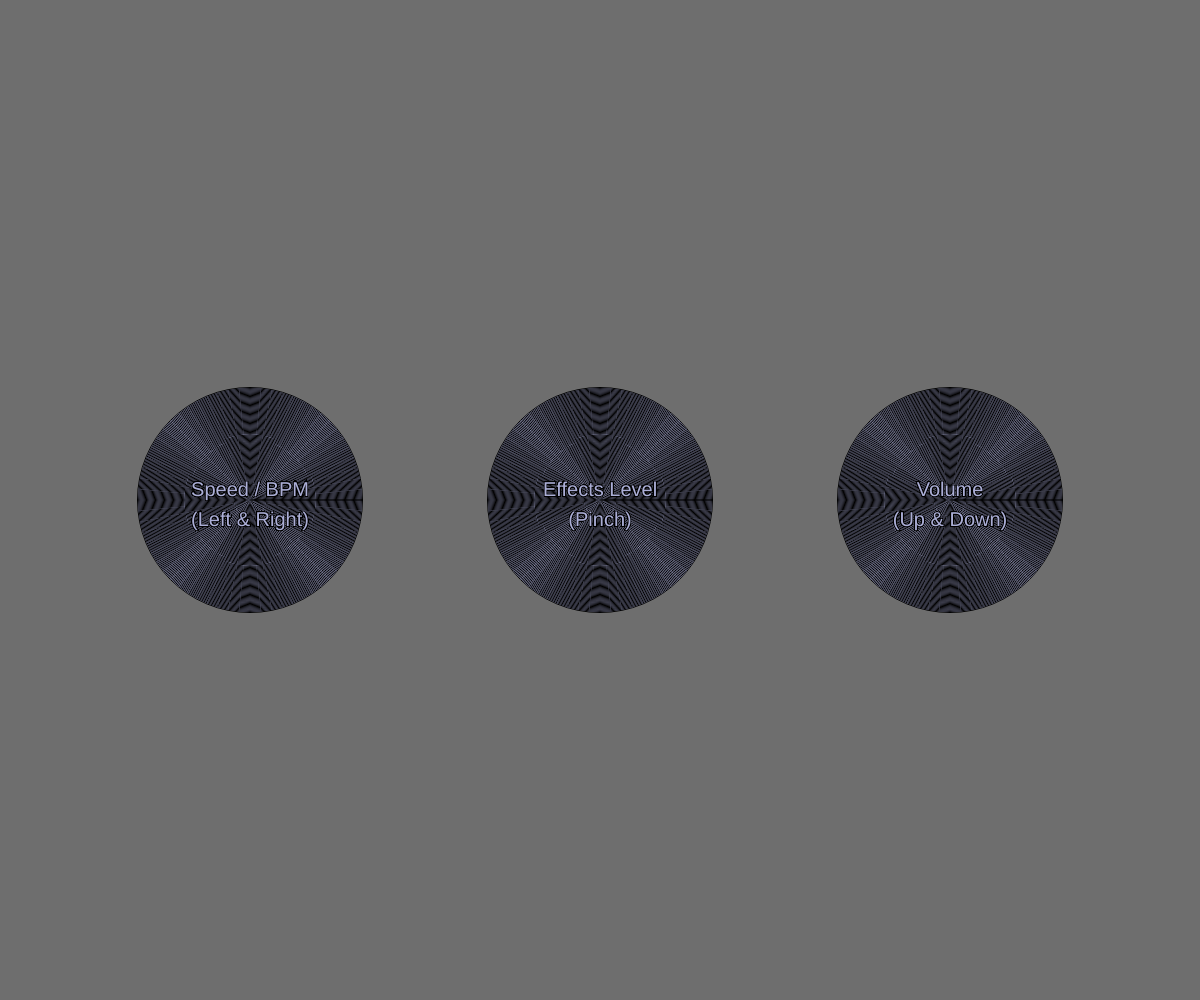
Frame 1 (no input)
Frame 60 (no input): identical to frame 1, image omitted
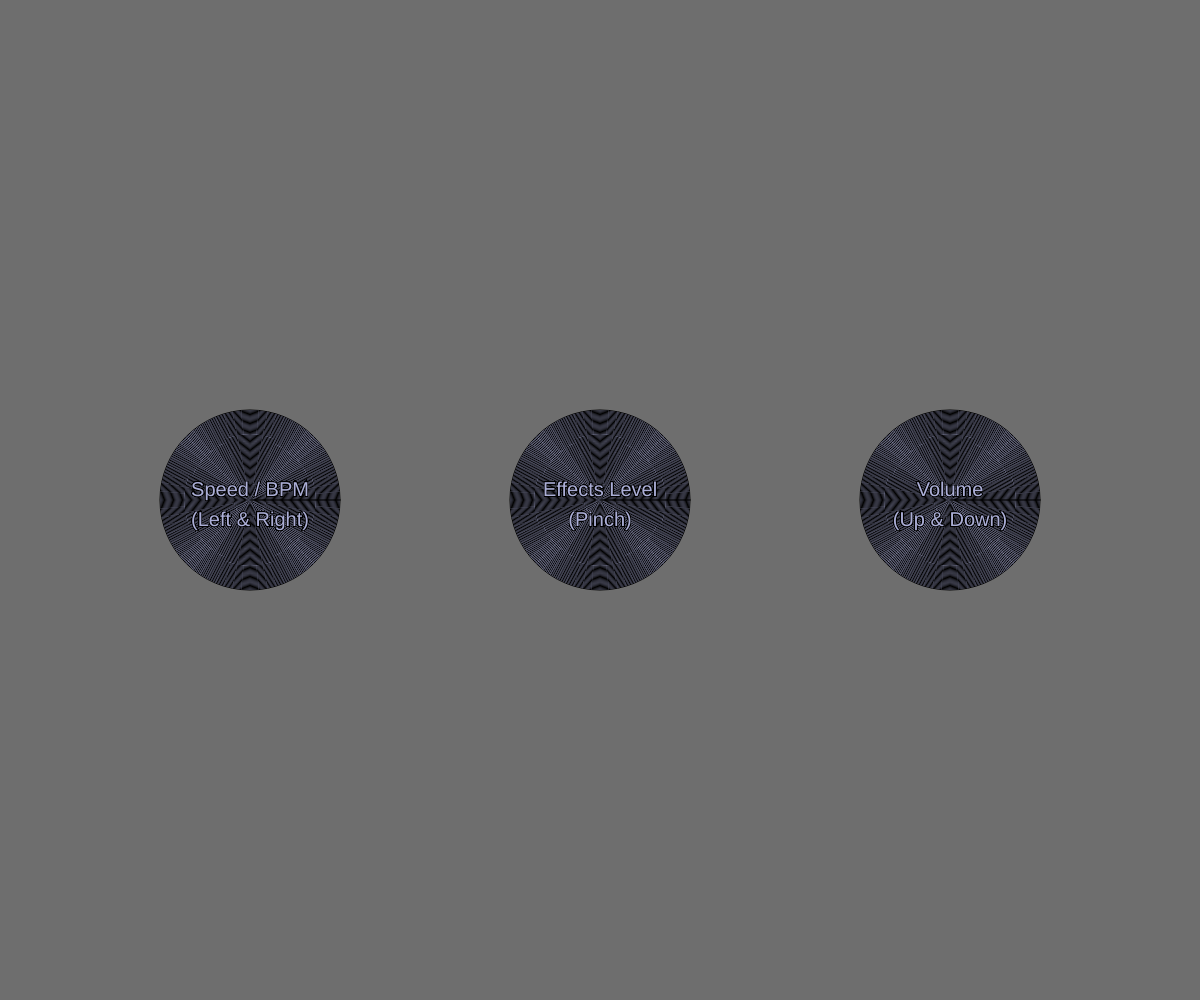
Frame 120 (the mouse pressed at the canvas centre since frame 60)

The p5.js sketch that drew these frames (run headless with seeded random() and noise() and a simulated clock; from frame 60 on, the mouse is pressed at the canvas centre):

// p5.js sketch
// ── sketch.js
function setup() {
  createCanvas(windowWidth, windowHeight);
  noStroke();
  textAlign(CENTER, CENTER); // centers text in the circles

  // decided not to use the slider, didn't know I couldn't customize it
  // slider = createSlider(0, 255, 125); // last value is starting point
  // slider.position(width/6, height/8);
  // slider.size(250); // slider doesn't work in "Draw," not sure why. Got this slider code from the p5js page
  // slider code/tutorial (tweaked it) https://p5js.org/reference/p5/createSlider/#:~:text=Reference%20createSlider()-,createSlider(),background(g);
}

function draw() {
  background(110);

  // Below is code for the "Effects Level" circle

  // Max size for circle when pinched/ waved up and down or back and forth (depending on gesture)
  let radiusContainer = map(mouseY, 0, height, 200, 120); // the issue with these next lines of code is that I made it difficult to assign
  radiusContainer = constrain(radiusContainer / 2, 50, 160); // other gestures (along the x axis, using "pinch"). I made these algorithms first to tie
  // in the other elements and didn't realize how difficult it would be to apply the gestures to the other
  // circles. This is why all 3 change only from "up and down." I tried figuring this out for hours
  //and just continually messed up the code and made it worse. I'd like to fix this in the future
  // in order to have a complete working project.
  // I was also not able to integrate this code with the handpose/ web midi version of the code due to
  //some of these issues. That is why it is controlled by the mouse for now.

  // Draw middle circle
  for (let rc = radiusContainer; rc > 0; rc--) {
    stroke(0); // somehow adding stroke (0); changed the purple to this weird black design but I actually like it better! It fits my love of Op Art in a way!
    fill(171, 174, 214);
    ellipse(width / 2, height / 2, rc * 2.25, rc * 2.25);

    // text for middle circle
    textSize(20);
    text("Effects Level", width / 2, height / 2 - 10);
    text("(Pinch)", width / 2, height / 2 + 20);

    ////////////////////// Other two circles below (left and right)
    push();
    translate(width / 2, height / 2); // to make other two circles in relation to the middle one
    fill(171, 174, 214);
    ellipse(350, 0, rc * 2.25, rc * 2.25); // right circle (Volume)
    ellipse(-350, 0, rc * 2.25, rc * 2.25); // left circle (Speed/BPM)
    textSize(20);
    text("Volume", 350, -10);
    text("(Up & Down)", 350, 20);
    text("Speed / BPM", -350, -10);
    text("(Left & Right)", -350, 20);

    pop();
  }
}
